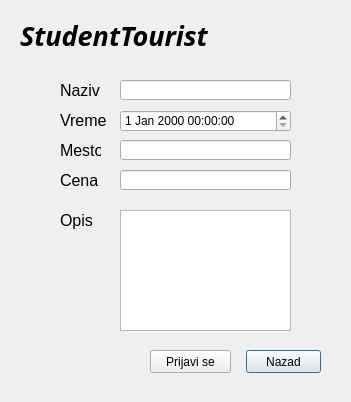
<?xml version="1.0" encoding="UTF-8"?>
<ui version="4.0">
 <class>PonudaDesc</class>
 <widget class="QDialog" name="PonudaDesc">
  <property name="geometry">
   <rect>
    <x>0</x>
    <y>0</y>
    <width>351</width>
    <height>402</height>
   </rect>
  </property>
  <property name="windowTitle">
   <string>Dialog</string>
  </property>
  <widget class="QPlainTextEdit" name="desc_input_ponuda">
   <property name="geometry">
    <rect>
     <x>120</x>
     <y>210</y>
     <width>171</width>
     <height>121</height>
    </rect>
   </property>
  </widget>
  <widget class="QLineEdit" name="name_input_ponuda">
   <property name="geometry">
    <rect>
     <x>120</x>
     <y>80</y>
     <width>171</width>
     <height>20</height>
    </rect>
   </property>
  </widget>
  <widget class="QLineEdit" name="place_input_ponuda">
   <property name="geometry">
    <rect>
     <x>120</x>
     <y>140</y>
     <width>171</width>
     <height>20</height>
    </rect>
   </property>
  </widget>
  <widget class="QPushButton" name="back_btn_newponuda">
   <property name="geometry">
    <rect>
     <x>246</x>
     <y>350</y>
     <width>75</width>
     <height>23</height>
    </rect>
   </property>
   <property name="text">
    <string>Nazad</string>
   </property>
  </widget>
  <widget class="QDateTimeEdit" name="time_input_ponuda">
   <property name="geometry">
    <rect>
     <x>120</x>
     <y>110</y>
     <width>171</width>
     <height>22</height>
    </rect>
   </property>
  </widget>
  <widget class="QLabel" name="name_label">
   <property name="geometry">
    <rect>
     <x>60</x>
     <y>80</y>
     <width>41</width>
     <height>21</height>
    </rect>
   </property>
   <property name="font">
    <font>
     <family>MS Shell Dlg 2</family>
     <pointsize>12</pointsize>
     <weight>50</weight>
     <bold>false</bold>
    </font>
   </property>
   <property name="text">
    <string>Naziv</string>
   </property>
  </widget>
  <widget class="QLabel" name="time_label">
   <property name="geometry">
    <rect>
     <x>60</x>
     <y>110</y>
     <width>51</width>
     <height>21</height>
    </rect>
   </property>
   <property name="font">
    <font>
     <pointsize>12</pointsize>
    </font>
   </property>
   <property name="text">
    <string>Vreme</string>
   </property>
  </widget>
  <widget class="QLabel" name="place_label">
   <property name="geometry">
    <rect>
     <x>60</x>
     <y>140</y>
     <width>41</width>
     <height>21</height>
    </rect>
   </property>
   <property name="font">
    <font>
     <family>MS Shell Dlg 2</family>
     <pointsize>12</pointsize>
     <weight>50</weight>
     <bold>false</bold>
    </font>
   </property>
   <property name="text">
    <string>Mesto</string>
   </property>
  </widget>
  <widget class="QLabel" name="price_label">
   <property name="geometry">
    <rect>
     <x>60</x>
     <y>170</y>
     <width>41</width>
     <height>21</height>
    </rect>
   </property>
   <property name="font">
    <font>
     <family>MS Shell Dlg 2</family>
     <pointsize>12</pointsize>
     <weight>50</weight>
     <bold>false</bold>
    </font>
   </property>
   <property name="text">
    <string>Cena</string>
   </property>
  </widget>
  <widget class="QPushButton" name="prijavise_btn_ponuda">
   <property name="geometry">
    <rect>
     <x>150</x>
     <y>350</y>
     <width>81</width>
     <height>23</height>
    </rect>
   </property>
   <property name="text">
    <string>Prijavi se</string>
   </property>
  </widget>
  <widget class="QLabel" name="desc_label">
   <property name="geometry">
    <rect>
     <x>60</x>
     <y>210</y>
     <width>41</width>
     <height>21</height>
    </rect>
   </property>
   <property name="font">
    <font>
     <pointsize>12</pointsize>
    </font>
   </property>
   <property name="text">
    <string>Opis</string>
   </property>
  </widget>
  <widget class="QLineEdit" name="price_input_ponuda">
   <property name="geometry">
    <rect>
     <x>120</x>
     <y>170</y>
     <width>171</width>
     <height>20</height>
    </rect>
   </property>
  </widget>
  <widget class="QLabel" name="title">
   <property name="geometry">
    <rect>
     <x>20</x>
     <y>20</y>
     <width>311</width>
     <height>31</height>
    </rect>
   </property>
   <property name="font">
    <font>
     <family>Ravie</family>
     <pointsize>20</pointsize>
     <weight>75</weight>
     <italic>true</italic>
     <bold>true</bold>
    </font>
   </property>
   <property name="layoutDirection">
    <enum>Qt::LeftToRight</enum>
   </property>
   <property name="text">
    <string>StudentTourist</string>
   </property>
  </widget>
 </widget>
 <resources/>
 <connections/>
</ui>
